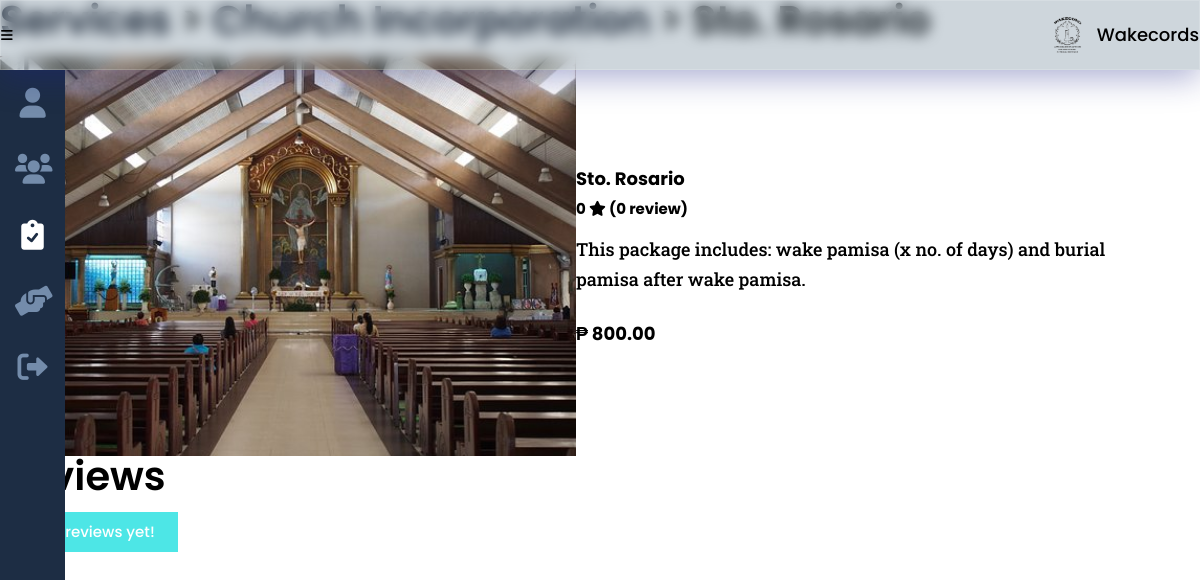
Page /funeral_tradition_this.php?service_id=71&id=11 on the earlier database version.
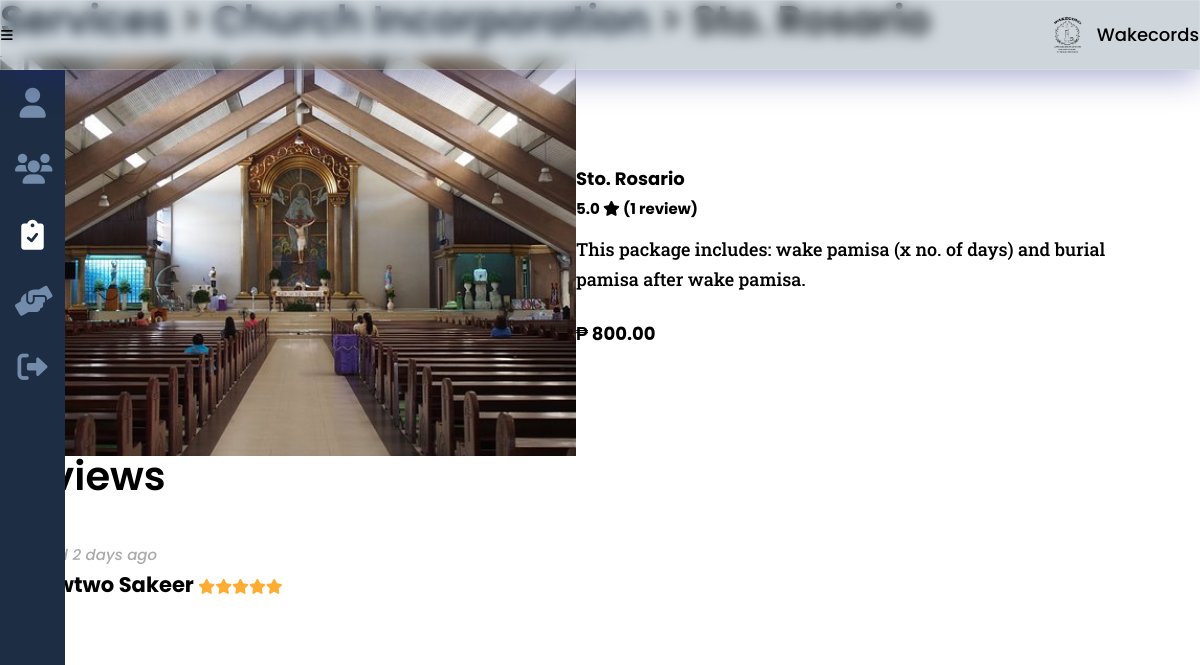
Same page on the later database version.
### tables this page shows
CREATE TABLE `church` (
  `service_id` int(8) NOT NULL,
  `church_church` varchar(25) NOT NULL,
  `church_cemetery` varchar(25) NOT NULL,
  `church_priest` varchar(25) NOT NULL,
  `church_address` varchar(300) NOT NULL,
  `church_mass_date` date DEFAULT NULL,
  `church_mass_time` varchar(200) DEFAULT NULL
);

CREATE TABLE `services` (
  `service_id` int(8) NOT NULL,
  `provider_id` int(8) NOT NULL,
  `service_type` varchar(20) NOT NULL,
  `service_desc` varchar(500) NOT NULL,
  `service_cost` decimal(9,2) DEFAULT NULL,
  `service_qty` int(2) DEFAULT NULL,
  `service_img` varchar(100) NOT NULL,
  `service_status` varchar(10) NOT NULL
);

CREATE TABLE `feedback` (
  `feedback_id` int(8) NOT NULL,
  `seeker_id` int(8) NOT NULL,
  `service_id` int(8) NOT NULL,
  `feedback_star` int(8) NOT NULL,
  `feedback_comments` varchar(250) DEFAULT NULL,
  `feedback_date` date NOT NULL
);

CREATE TABLE `seeker` (
  `seeker_id` int(8) NOT NULL,
  `seeker_fname` varchar(25) NOT NULL,
  `seeker_mi` char(1) DEFAULT NULL,
  `seeker_lname` varchar(25) NOT NULL,
  `seeker_address` varchar(100) DEFAULT NULL,
  `seeker_phone` varchar(11) DEFAULT NULL,
  `seeker_status` varchar(10) DEFAULT NULL,
  `seeker_email` varchar(50) NOT NULL,
  `seeker_pass` varchar(100) NOT NULL
);

### others/db.php (called while the page is built, shortened)
<?php
	class DB
	{
		static $hostname = "localhost";
		static $dbname = "wakecords";
		static $username  = "root";
		static $password = "";
		public static function query($sql, $params=array(), $transactType)
		{
			$rows = array();
			try
			{
				$db = new PDO("mysql:host=". self::$hostname ."; dbname=". self::$dbname,  self::$username,  self::$password);
				$db->setAttribute(PDO::ATTR_ERRMODE, PDO::ERRMODE_EXCEPTION);
				$cmd = $db->prepare($sql);
				$cmd->execute($params);
				if($transactType == "READ")
					$rows = $cmd->fetchAll();
				else
					$rows = $db->lastInsertId();
			}
			catch(PDOException $e)
			{
				echo $e->getMessage();
			}
			return $rows;
		}
	}

### funeral_tradition_this.php (the view, shortened to what this page needs)
<?php
	include("others/functions.php");
	include("others/head.php");
?>
<body>
	<div class="container">
		<?php include("others/header.php"); ?>
		<div class="banner">
			<?php
			$this_page = "services";
			include("others/sidebar.php"); ?>
			<section class="banner-con">
				<div class="wrapper">
					<div class="banner-div">
						<?php
							$service_type = read("services", ["service_id"], [$_GET['service_id']]);
							$service_type = $service_type[0];
							$service = DB::query("SELECT * FROM services a JOIN {$service_type['service_type']} b ON a.service_id = b.service_id WHERE a.service_id=?", array($_GET['service_id']), "READ");
							$service = $service[0];
							if(isset($_SESSION['provider'])){
								$service_link = "services.php";
								$a_link = "services.php";
							}
							else {
								$service_link = "funeral.php";
								$a_link = "funeral_tradition.php";
							}
							switch($service_type['service_type']){
								case "church":
									echo "
									<h2><a href='{$service_link}'>Services</a> <span>> <a href='{$a_link}'>{$provider['provider_company']}</a> > {$service['church_church']}</span></h2>
									";
									$service_name = $service['church_church'];
								break;
							}
						?>
						<div class="banner-cards trad">
							<?php
								echo "
								<img class='card-img' src='images/providers/".$service['service_type']."/".$service['provider_id']."/".$service['service_img']."'>
								<div class='card-div'>
									<div>
										<h3>".$service_name."
											<span>
												".ratings($service['service_id'], true)."
												<i class='fa-solid fa-star'></i>
												(".ratings_count($service['service_id'], true).")
											</span>
										</h3>
										<p>
											".$service['service_desc']."
										</p>";
								if($service['service_type'] == "funeral")
									echo "<div class='card-price trad'>Casket Details <span style='color:gray;'>({$service['funeral_kind']})</span></div>";
								else
									echo "<div class='card-price trad'>₱ ".number_format($service['service_cost'], 2, '.', ',')."</div>";
								echo "
									</div>
								</div>";
							?>
						</div>
						<div class="banner-ratings" id="ratings">
							<h2>Reviews</h2>
							<div class="ratings-con">
							<?php
							$ratings = read("feedback", ["service_id"], [$_GET['service_id']]);
							if(count($ratings)>0){
								foreach($ratings as $result){
									$seeker = read("seeker", ["seeker_id"], [$result['seeker_id']]);
									$seeker = $seeker[0];
									$days = (strtotime(date('Y-m-d')) - strtotime(date($result['feedback_date']))) /60/60/24;
									echo "
									<div class='rate'>
									";
									if($days == 0) {
										echo "
										<span>
											<mark class='mark-style no-cursor'>new ratings</mark>
										</span>
										";
									}
									else {
										echo "
										<span class='gray-italic'>
											rated ".$days." days ago
										</span>
										";
									}
									echo "
										<h3>{$seeker['seeker_fname']} {$seeker['seeker_lname']}
											<span>
												".display_stars($result['feedback_star'])."
											</span>
										</h3>
										<p>{$result['feedback_comments']}</p>
									</div>
									";
								}
							}
							else messaging("notify", "No reviews yet!");
							?>
							</div>
						</div>
					</div>
				</div>
			</section>
		</div>
	</div>
<?php include("others/footer-js.php"); ?>

### others/head.php (shortened to what this page needs)
<!DOCTYPE html>
<html lang="en">
<head>
	<link href="https://cdnjs.cloudflare.com/ajax/libs/font-awesome/6.0.0/css/all.min.css" rel="stylesheet">
	<link rel="stylesheet" href="https://unpkg.com/open-props"/>
	<link rel="stylesheet" href="css/style.css">
</head>

### others/header.php (shortened to what this page needs)
<div class="header">
	<button class="header-btn" data-menu-icon>
		<i class="fa-solid fa-bars"></i>
	</button>
	<picture>
		<?php
			if(isset($_SESSION['provider'])){
				$provider = provider();
				if(empty($provider['provider_logo'])){
		?>
				<svg xmlns="http://www.w3.org/2000/svg" viewBox="0 0 640 512"><path d="M425.1 482.6c-2.303-1.25-4.572-2.559-6.809-3.93l-7.818 4.493c-6.002 3.504-12.83 5.352-19.75 5.352c-10.71 0-21.13-4.492-28.97-12.75c-18.41-20.09-32.29-44.15-40.22-69.9c-5.352-18.06 2.343-36.87 17.83-45.24l8.018-4.669c-.0664-2.621-.0664-5.242 0-7.859l-7.655-4.461c-12.3-6.953-19.4-19.66-19.64-33.38C305.6 306.3 290.4 304 274.7 304H173.3C77.61 304 0 381.7 0 477.4C0 496.5 15.52 512 34.66 512H413.3c5.727 0 10.9-1.727 15.66-4.188c-2.271-4.984-3.86-10.3-3.86-16.06V482.6zM224 256c70.7 0 128-57.31 128-128S294.7 0 224 0C153.3 0 96 57.31 96 128S153.3 256 224 256zM610.5 373.3c2.625-14 2.625-28.5 0-42.5l25.75-15c3-1.625 4.375-5.125 3.375-8.5c-6.75-21.5-18.25-41.13-33.25-57.38c-2.25-2.5-6-3.125-9-1.375l-25.75 14.88c-10.88-9.25-23.38-16.5-36.88-21.25V212.3c0-3.375-2.5-6.375-5.75-7c-22.25-5-45-4.875-66.25 0c-3.25 .625-5.625 3.625-5.625 7v29.88c-13.5 4.75-26 12-36.88 21.25L394.4 248.5c-2.875-1.75-6.625-1.125-9 1.375c-15 16.25-26.5 35.88-33.13 57.38c-1 3.375 .3751 6.875 3.25 8.5l25.75 15c-2.5 14-2.5 28.5 0 42.5l-25.75 15c-3 1.625-4.25 5.125-3.25 8.5c6.625 21.5 18.13 41 33.13 57.38c2.375 2.5 6 3.125 9 1.375l25.88-14.88c10.88 9.25 23.38 16.5 36.88 21.25v29.88c0 3.375 2.375 6.375 5.625 7c22.38 5 45 4.875 66.25 0c3.25-.625 5.75-3.625 5.75-7v-29.88c13.5-4.75 26-12 36.88-21.25l25.75 14.88c2.875 1.75 6.75 1.125 9-1.375c15-16.25 26.5-35.88 33.25-57.38c1-3.375-.3751-6.875-3.375-8.5L610.5 373.3zM496 400.5c-26.75 0-48.5-21.75-48.5-48.5s21.75-48.5 48.5-48.5c26.75 0 48.5 21.75 48.5 48.5S522.8 400.5 496 400.5z"/></svg>
		<?php
				}
				else echo "<img class='header-logo' src='images/providers/".$provider['provider_type']."/".$_SESSION['provider']."/".$provider['provider_logo']."' >";
			}
			else echo "<img class='header-logo' src='images/main-logo.png'>";
		?>
		<div>Wakecords</div>
	</picture>
</div>

### others/sidebar.php (shortened to what this page needs)
<ul class="sidebar " data-sidebar>
  <li class="sidebar-list">
    <a class="sidebar-link <?php echo ($this_page == 'profile')?'active':''; ?>" href="profile.php" title="Profile">
      <i class="fa-solid fa-user"></i>
    </a>
  </li>
  <?php
    if(user_type() == "admin"){
  ?>
  <li class="sidebar-list">
    <a class="sidebar-link <?php echo ($this_page == 'users')?'active':''; ?>" href="admin_users.php" title="Feedback">
      <i class="fa-solid fa-users"></i>
    </a>
  </li>
  <?php
    }
  ?>
  <li class="sidebar-list">
    <?php
      if(user_type() == "seeker"){
    ?>
      <a class="sidebar-link <?php echo ($this_page == 'services')?'active':''; ?>" href="get_started.php" title="Services">
        <i class="fa-solid fa-clipboard-check"></i>
        <div>Get Started</div>
      </a>
    <?php
      } elseif(user_type() == "admin") {
    ?>
      <a class="sidebar-link <?php echo ($this_page == 'services')?'active':''; ?>" href="funeral.php" title="Services">
        <i class="fa-solid fa-clipboard-check"></i>
      </a>
    <?php
      }
    ?>
  </li>
  <li class="sidebar-list">
    <?php
    if(user_type() == 'admin'){
      $link = "<a class='sidebar-link ";
      $link .= ($this_page == 'transact')?'active':'';
      $link .= "' href='purchase.php' title='Transactions'>";
    }
    echo $link;
    ?>
      <i class="fas fa-hands-helping"></i>
    </a>
  </li>
  <li class="sidebar-list">
    <a class="sidebar-link" href="logout.php" title="Logout" onclick='return confirm("Are you sure you want to logout?");'>
      <i class="fa-solid fa-right-from-bracket"></i>
    </a>
  </li>
</ul>

### others/functions.php (shortened to what this page needs)
<?php
	require_once("others/db.php");
	function display_stars($stars){
		$text = "";
		while($stars > 0){
			$text .= "<i class='fa-solid fa-star stars'></i>";
			$stars--;
		}
		return $text;
	}
	function messaging($type, $msg){
		switch($type){
			case "notify":
				echo "<div class='note blue'><i class='fa-solid fa-circle-info'></i> ".$msg."</div>";
			break;
		}
	}
	function ratings($id, $service = true){
		$avg_stars = 0;
		if($service)
			$feedback = read("feedback", ["service_id"], [$id]);
		else {
			$feedback = DB::query("SELECT * FROM feedback a JOIN services b ON a.service_id = b.service_id WHERE provider_id = ?", array($id), "READ");
		}
		if(count($feedback) > 0){
			foreach($feedback as $result){
				$avg_stars += $result['feedback_star'];
			}
			$avg_stars /= count($feedback);
		}
		else return $avg_stars;
		return number_format((float)$avg_stars,1,".","");
	}
	function ratings_count($id, $service = true){
		if($service)
			$feedback = read("feedback", ["service_id"], [$id]);
		else {
			$feedback = DB::query("SELECT * FROM feedback a JOIN services b ON a.service_id = b.service_id WHERE provider_id = ?", array($id), "READ");
		}
		return (count($feedback) > 1) ? count($feedback)." reviews" : count($feedback)." review";
	}
	function read($table, $attr=[], $data=[]){
		if(count($attr) == 1){
			return DB::query("SELECT * FROM ".$table." WHERE ".$attr[0]."=?", array($data[0]), "READ");
		}
	}
	function user_type(){
		return "admin";
	}

### others/footer-js.php (shortened to what this page needs)
</body>
</html>

### css/style.css (style rules this page uses)
:root { --dark-blue:#0d1321; --light-blue:#1d2d44; --pale-blue:#3e5c76; --light-gray:#748cab; --gray: #ccc; --peach:#f0ebd8; --header-height:70px; --red: hsl(0,100%,40%); --green: hsl(133, 75%, 30%); --blue: hsl(180, 75%, 40%); --em-1: 1em; --rem-1: 1rem; --box-shadow: 2px 2px 6px -2px #000; }
* { padding:0;margin:0;box-sizing:border-box;resize:none;outline:none;border:none;text-decoration:none;list-style:none; }
body { font:500 18px/30px Poppins,sans-serif; }
.wrapper { width:100%;margin:0 auto 0 0;padding:0 var(--size-3) var(--size-8) var(--size-11); }
section, main { padding:100px 0;background:#fff; }
h1,h2 { line-height:100%;margin-bottom:40px;position:relative; }
h2 { margin-bottom:var(--rem-1); }
h3 { margin-bottom:10px;position:relative; }
h2 { font-size:40px;font-weight:600; }
h2 a { display:inline-block;position:relative;color:var(--dark-blue); }
h2 a:after { content:"";position:absolute;width:100%;transform:scaleX(0);height:2px;bottom:0;left:0;background-color:var(--light-blue);transform-origin:bottom right;transition:transform 0.25s ease-out; }
p { font-family:Roboto Slab,serif;margin-bottom:25px; }
.stars { font-size:15px;color:#ffac33; }
.gray-italic { font-style:italic;color:#aaa !important;font-size:15px; }
.header { display:flex;justify-content:space-between;box-shadow:var(--shadow-4);padding:var(--size-3);position:fixed;width:100%;height:var(--header-height);align-items:center;z-index:100;background: rgba( 62, 92, 118, 0.25 );box-shadow: 0 8px 32px 0 rgba( 31, 38, 135, 0.37 );-webkit-backdrop-filter: blur( 7px );backdrop-filter: blur( 7px );border: 1px solid rgba( 255, 255, 255, 0.18 ); }
img.header-logo { width:40px;height:40px; }
button.header-btn { background:none; }
button.header-btn i { font-size:var(--size-7); }
.header picture { display:flex;justify-content:space-between;align-items:center;column-gap:10px; }
.sidebar { min-width:65px;overflow:hidden;margin-top:var(--header-height);transition: min-width 100ms ease-out;position:fixed;background:var(--light-blue);height:100%;display:flex;flex-flow:column;z-index:99; }
.sidebar-link { display:flex;align-items:center;justify-content:center;margin:1em 0;color:var(--light-gray); }
.sidebar-link.active { color:#fff; }
.sidebar-link i { width:35px;font-size:30px;text-align:center; }
.banner-con { width:100%;padding:0; }
.banner-div { height:100%;padding-top:var(--size-11);position:relative;margin-bottom:var(--em-1); }
.banner-div h2 span { font-size:var(--size-5); }
.banner-cards { display:flex;column-gap:var(--size-5);flex-wrap:wrap; }
.banner-cards.trad { margin-bottom:var(--size-5); }
.banner-cards img { width:100%; }
.banner-cards h3, .banner-cards p { padding-inline:var(--size-3); }
.banner-cards h3 span { display:block;font-size:15px;color:var(--yellow-6); }
.banner-cards.trad h3 { font-size:var(--size-7); }
.banner-cards.trad h3, .banner-cards.trad p { padding-inline:0; }
.banner-cards p { font-size:var(--size-3); }
.banner-cards .card-price { font-size:var(--size-5);font-weight:bold;margin-bottom:30px;width:100%;text-align:center; }
.banner-cards .card-price.trad { text-align:left;margin-bottom:var(--size-5); }
.banner-cards .card-img { width:48%;height:400px;object-fit:cover; }
.banner-cards .card-div { width:48%;display:flex;align-items:center; }
.card-div > div { width:100%; }
.ratings-con .rate { display:inline-block;width:350px;max-width:50%;margin:.5em;padding:1em;min-height:auto;vertical-align:top;box-shadow:var(--shadow-4);border-radius:5px; }
.note, .gray-note { padding:5px 23px 5px 12px;color:#fff;position:relative;overflow:hidden;width:fit-content;margin-bottom:var(--size-2);font-size:15px; }
.note:before, .gray-note:before { content:"";position:absolute;background:hsl(0,100%,40%);width:6px;height:100%;top:0;left:0; }
.note.blue:before { background:hsl(180, 75%, 40%); }
.note.blue { background:hsl(180, 75%, 60%); }

Differences in the rows shown:
added feedback: feedback_date "2", seeker.seeker_fname "Newtwo", seeker.seeker_lname "Sakeer", feedback_star 5 (drawn)
Other differences:
ratings($service['service_id'], true): "0" → "5.0"
ratings_count($service['service_id'], true): "0 review" → "1 review"
$msg: "No reviews yet!" → (not shown)
